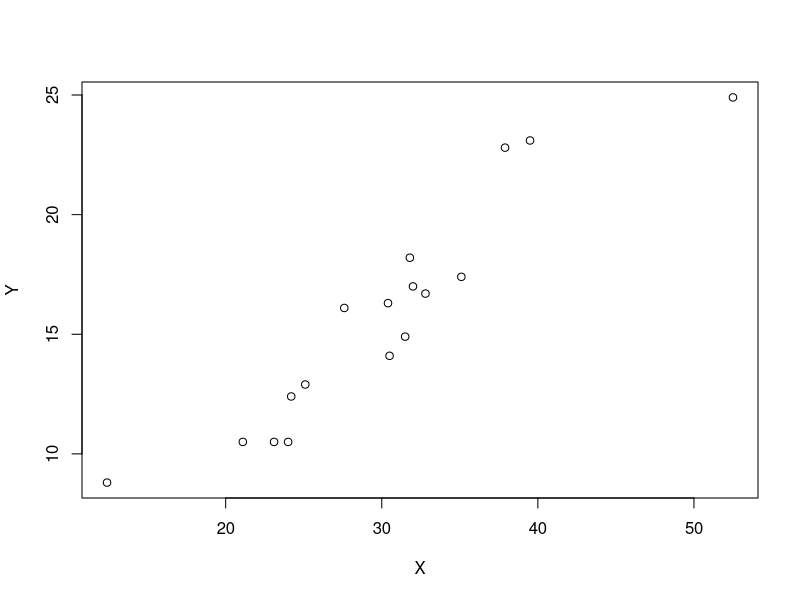
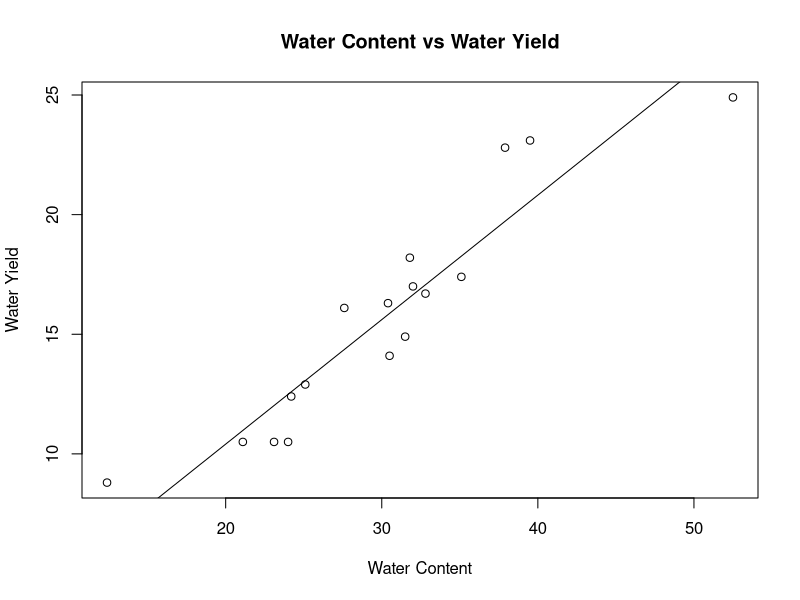
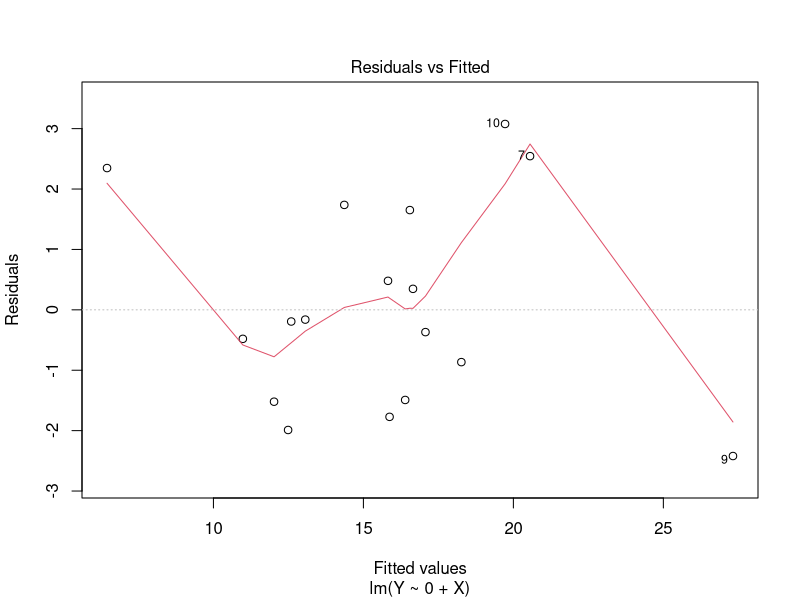
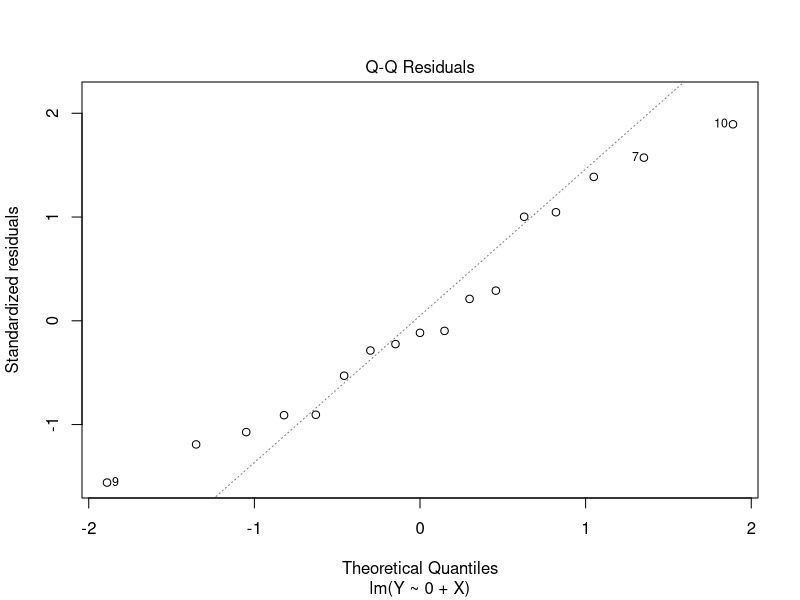
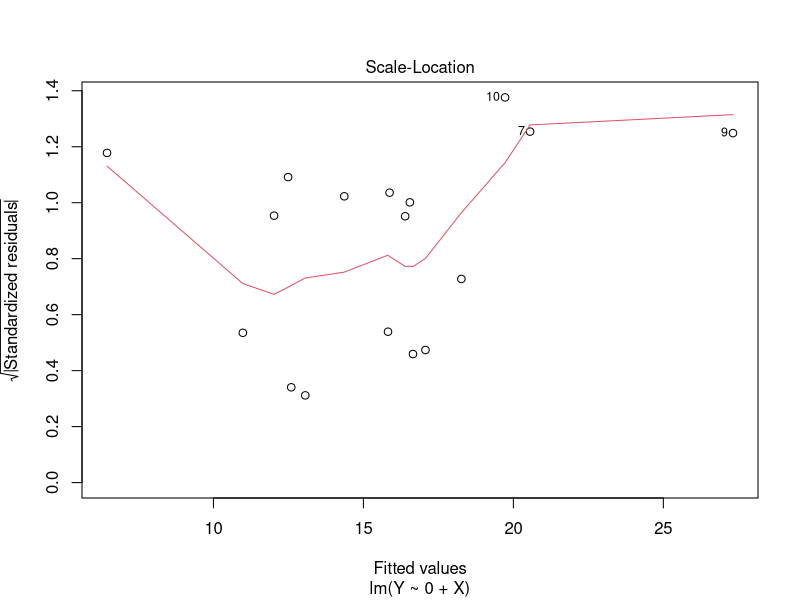
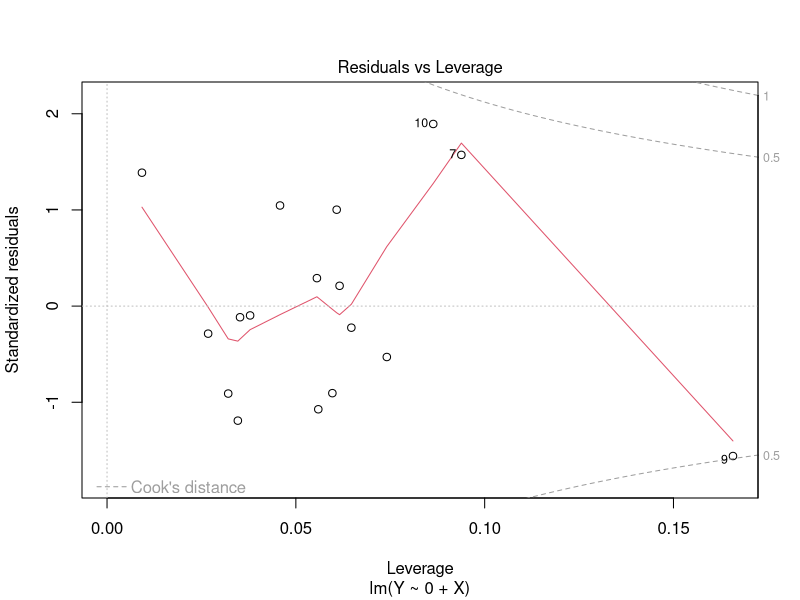

Here is the R script that generated these plots, in order: (Note: this script raises an error after producing the figures.)
#==========================================================================
# question 2
#==========================================================================
#set working directory
setwd("/Users/wilder/Desktop/Homework1 spatial stats")
#read im file 
info = read.table("snake.txt", header = TRUE)
#set variables
info = apply(info, 1, as.numeric)
X = info[1,]
Y = info[2,]
#plot X against Y
plot(Y~X)
#create fit
fit = lm(Y~0+X)
#plot fit over data
plot(Y~X,main="Water Content vs Water Yield",xlab="Water Content",ylab="Water Yield")
abline(fit)
#plot the fit info
plot(fit)
#get 95 % confindence intervals for the data
Y.lm = lm(Y ~ 0 + X)
predict(Y.lm, X[1], interval="confidence")
# only need confidence interval for Beta
summary(fit)
confint(Y.lm, 'X', level=0.95)
summary(fit)$sigma
#==========================================================================
# question 3
#==========================================================================
# simulate I for n = 4,10,100
par(mfrow = c(3,1))
# n = 4
simulations = 4
#intiialize W
n = simulations
W = matrix(nr = n,nc = n)
W = (row(W) == col(W) + 1) + (col(W) == row(W) + 1)
I = numeric(1000)
for (ii in 1:1000)
{
  Z = rnorm(simulations,0,1)
  topm = (t(Z-mean(Z)))%*%W%*%(Z-mean(Z))
  botm = (t(Z-mean(Z)))%*%(Z-mean(Z))
  I[ii] = topm/botm
}
hist(I,main = "Historgram of I with n = 4")
# n = 10
simulations = 10
#intiialize W
n = simulations
W = matrix(nr = n,nc = n)
W = (row(W) == col(W) + 1) + (col(W) == row(W) + 1)
I = numeric(1000)
for (ii in 1:1000)
{
  Z = rnorm(simulations,0,1)
  topm = (t(Z-mean(Z)))%*%W%*%(Z-mean(Z))
  botm = (t(Z-mean(Z)))%*%(Z-mean(Z))
  I[ii] = topm/botm
}
hist(I,main = "Historgram of I with n = 10")
# n = 100
simulations = 100
n = simulations
#intiialize W
W = matrix(nr = n,nc = n)
W = (row(W) == col(W) + 1) + (col(W) == row(W) + 1)
I = numeric(1000)
for (ii in 1:1000)
{
  Z = rnorm(simulations,0,1)
  topm = (t(Z-mean(Z)))%*%W%*%(Z-mean(Z))
  botm = (t(Z-mean(Z)))%*%(Z-mean(Z))
  I[ii] = topm/botm
}
hist(I,main = "Historgram of I with n = 100")










